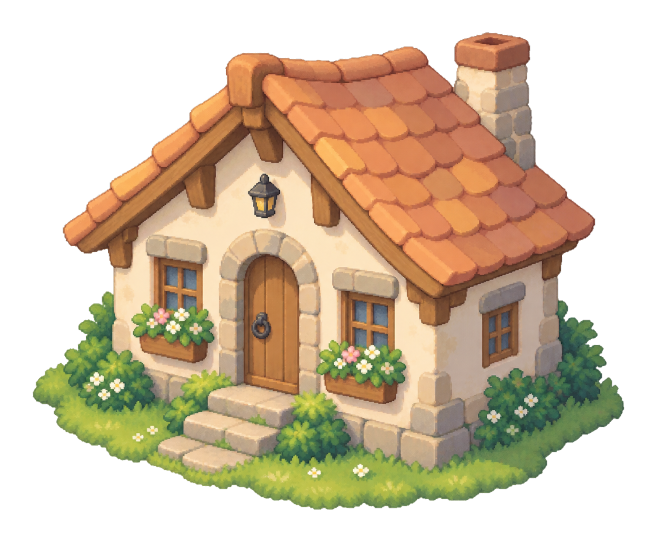
#> input picture assets/home-styles-reference/cottage/afternoon.png, 1314 x 1085 px, found by its file name (shown at 1/2 size)
$ python draw_spring_island.py ../assets/home-styles-reference/cottage/afternoon.png
#> lines starting #> are read from the running program, lines starting #| are printed output that depends on the picture; after the words box and inside, x2 and y2 are one past the last pixel; in counts of white or black regions, pixels touching at a corner belong together
### tools/draw_halloween_island.py
"""Shared helpers for the seasonal islands (tools/draw_winter_island.py and draw_spring_island.py import
its color helpers and sprite drawing). Its own Halloween maps are retired: October's island now comes from
the provided pictures (tools/import_season_island.py), so running this file does nothing.

Originally: draws the island's Halloween look (October): the four time-of-day maps recolored for autumn
(golden-orange grass, red and orange bushes, a lilac-to-pumpkin sky, a harvest moon at night) with
pumpkins, jack-o'-lanterns, cute gravestones, a scarecrow, a haystack, a cauldron, leaf piles and
cobwebs painted in the style of the island's decorations (tools/painted_props.py). Jack-o'-lanterns and the cauldron glow in the
evening and at night.

Writes public/garden/terrace-23.0/halloween/<phase>.webp (+ <phase>-poster.webp, the small picture
shown while the island loads) and src/game/data/halloweenIsland.ts (where the glowing things are, so
the island can flicker them and send bats and ghosts from the right spots).

Run: python3 tools/draw_halloween_island.py   (add --preview DIR to also save half-size PNG previews)
"""
import json
import math
import os
import sys

import numpy as np
from PIL import Image, ImageDraw, ImageFilter

sys.path.insert(0, os.path.dirname(os.path.abspath(__file__)))
import painted_props as pp  # noqa: E402

ROOT = os.path.dirname(os.path.dirname(os.path.abspath(__file__)))
SRC = os.path.join(ROOT, 'public', 'garden', 'terrace-23.0')
OUT = os.path.join(SRC, 'halloween')
TS_OUT = os.path.join(ROOT, 'src', 'game', 'data', 'halloweenIsland.ts')
ALLOWLIST = os.path.join(ROOT, 'tools', 'public-allowlist.json')
PHASES = ['morning', 'afternoon', 'evening', 'night']
U = 5  # one art pixel, in map pixels (the island art is soft pixel art at about 2-3 px)
OUTLINE = (58, 32, 30)


# ---------------------------------------------------------------------------------------------
# Color helpers (numpy HSV, all 0..1)

def rgb_to_hsv(a):
    r, g, b = a[..., 0], a[..., 1], a[..., 2]
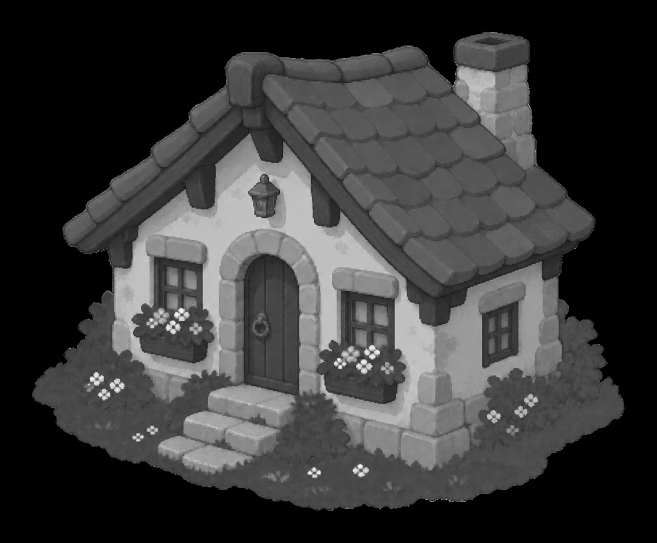
#> b: shape (1085, 1314) float64 (shown at 1/2 size); min 0, max 1, mean 0.222
    mx = a.max(-1)
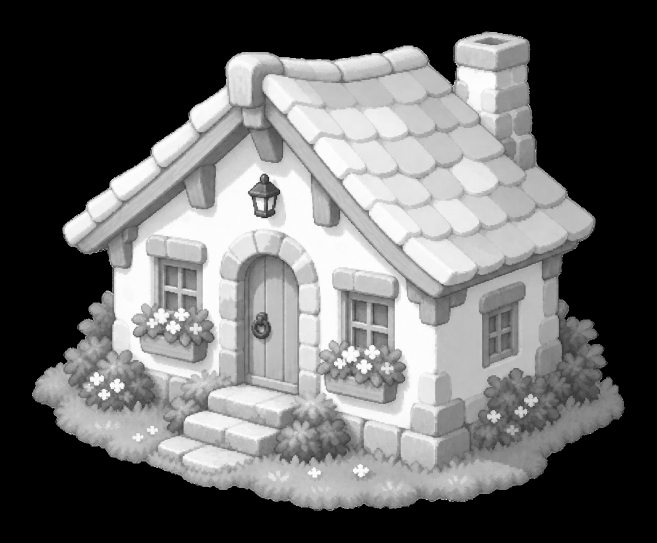
#> mx: shape (1085, 1314) float64 (shown at 1/2 size); min 0, max 1, mean 0.401
    mn = a.min(-1)
    d = mx - mn
    h = np.zeros_like(mx)
    nz = d > 1e-6
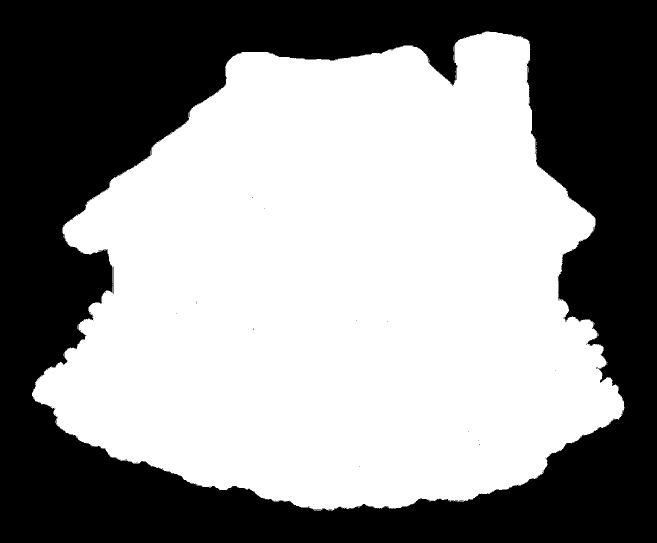
#> nz: shape (1085, 1314) bool (shown at 1/2 size); 56.2% white; 66 black regions (65 under 20 px), largest, box (x1, y1, x2, y2) and area: (0, 0, 1314, 1085) 623830
    rc = np.where(nz, (mx - r) / np.where(nz, d, 1), 0)
    gc = np.where(nz, (mx - g) / np.where(nz, d, 1), 0)
    bc = np.where(nz, (mx - b) / np.where(nz, d, 1), 0)
    h = np.where(r == mx, bc - gc, np.where(g == mx, 2.0 + rc - bc, 4.0 + gc - rc))
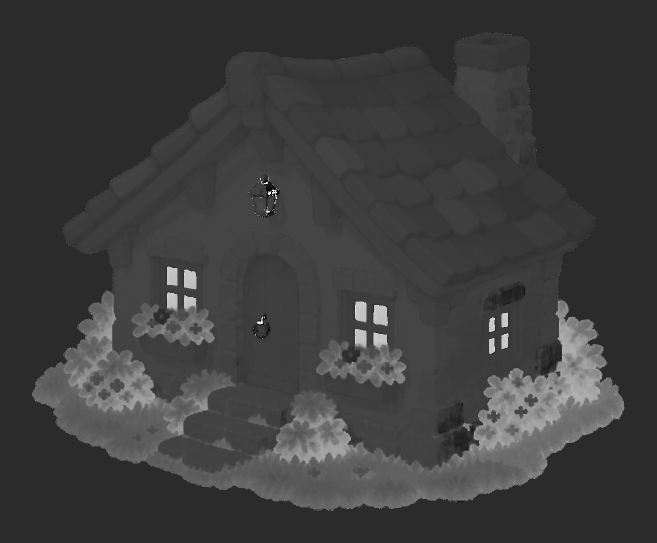
#> h: shape (1085, 1314) float64 (shown at 1/2 size); min -1, max 4.89, mean 0.415; drawn with min black and max white
    h = np.where(nz, (h / 6.0) % 1.0, 0)
    s = np.where(mx > 1e-6, d / np.where(mx > 1e-6, mx, 1), 0)
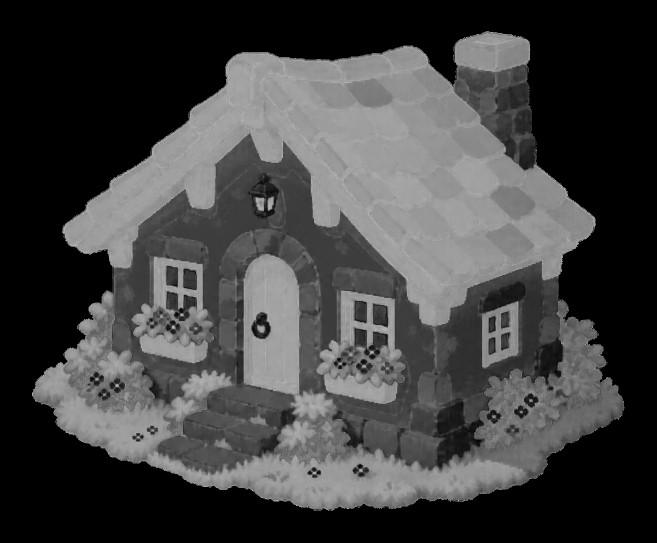
#> s: shape (1085, 1314) float64 (shown at 1/2 size); min 0, max 1, mean 0.255
    return np.stack([h, s, mx], -1)
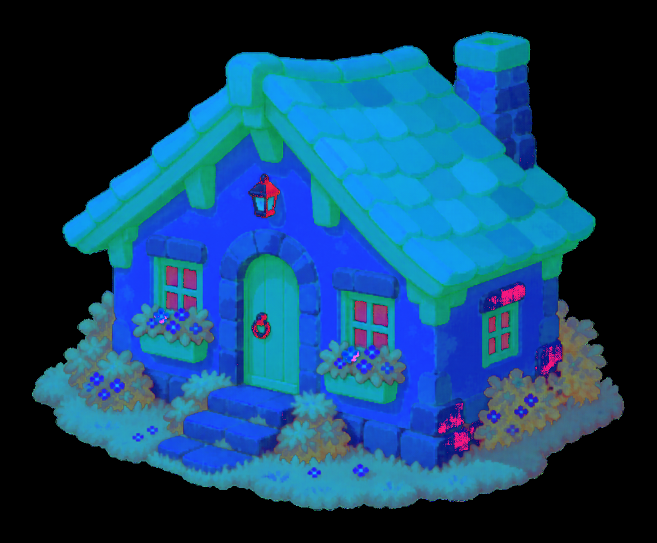
#> returned value: shape (1085, 1314, 3) float64 (shown at 1/2 size); mean of channels 0, 1, 2 0.0732, 0.255, 0.401; drawn as R, G, B


# [34 lines left out: functions hsv_to_rgb, smooth_noise, gradient, not called in this run]


# ---------------------------------------------------------------------------------------------
# Masks (from the afternoon map; every phase shares the same shapes)

def island_masks(afternoon):
    hsv = rgb_to_hsv(afternoon)
    h, s, v = hsv[..., 0] * 360, hsv[..., 1], hsv[..., 2]
    H, W = h.shape
    grass = (h > 40) & (h < 115) & (s > 0.22) & (v > 0.18)
#> grass: shape (1085, 1314) bool; 10.5% white; 517 white regions (480 under 20 px), largest, box (x1, y1, x2, y2) and area: (64, 581, 1244, 1020) 116484, (632, 678, 813, 776) 8333, (553, 777, 676, 906) 7526
    rock = (h > 5) & (h < 42) & (s > 0.18) & (v > 0.18) & (v < 0.95)
#> rock: shape (1085, 1314) bool; 32.8% white; 428 white regions (397 under 20 px), largest, box (x1, y1, x2, y2) and area: (126, 63, 1190, 940) 361970, (278, 457, 646, 946) 86548, (647, 705, 820, 832) 9115
    rows = np.arange(H)[:, None].repeat(W, 1)
    # Blue and white above the sea line is sky (the sea starts about 56% down at the sides).
    horizon = int(H * 0.53)
    blue = (h > 175) & (h < 255)
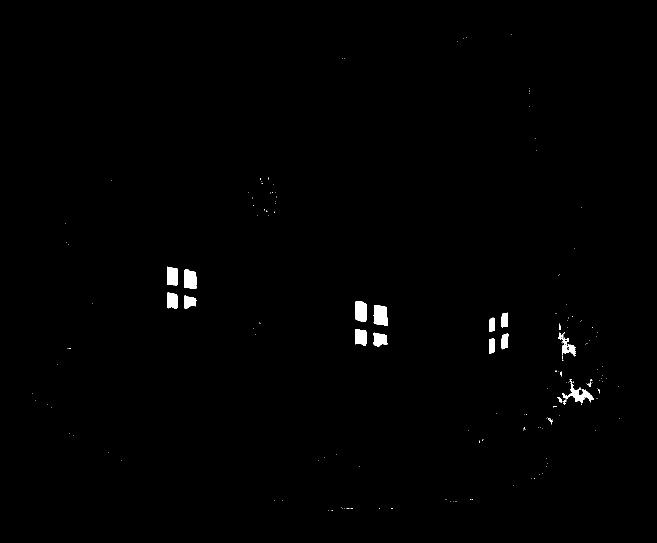
#> blue: shape (1085, 1314) bool (shown at 1/2 size); 0.63% white; 174 white regions (155 under 20 px), largest, box (x1, y1, x2, y2) and area: (747, 610, 776, 652) 1004, (368, 539, 393, 578) 858, (710, 603, 733, 644) 847
    whiteish = (s < 0.18) & (v > 0.75)
#> whiteish: shape (1085, 1314) bool; 0.28% white; 267 white regions (214 under 20 px), largest, box (x1, y1, x2, y2) and area: (1049, 788, 1066, 814) 193, (1029, 812, 1045, 829) 122, (738, 690, 751, 700) 94
    land = grass | rock
#> land: shape (1085, 1314) bool; 43.3% white; 550 white regions (506 under 20 px), largest, box (x1, y1, x2, y2) and area: (64, 63, 1244, 1020) 605709, (526, 357, 573, 456) 1756, (634, 841, 679, 889) 1137
#> (the rest of the program and of its run is left out)
